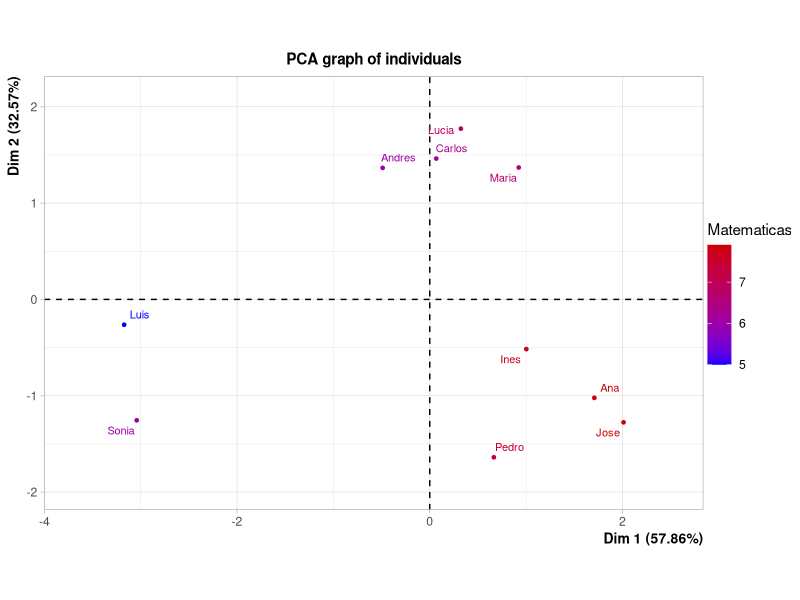
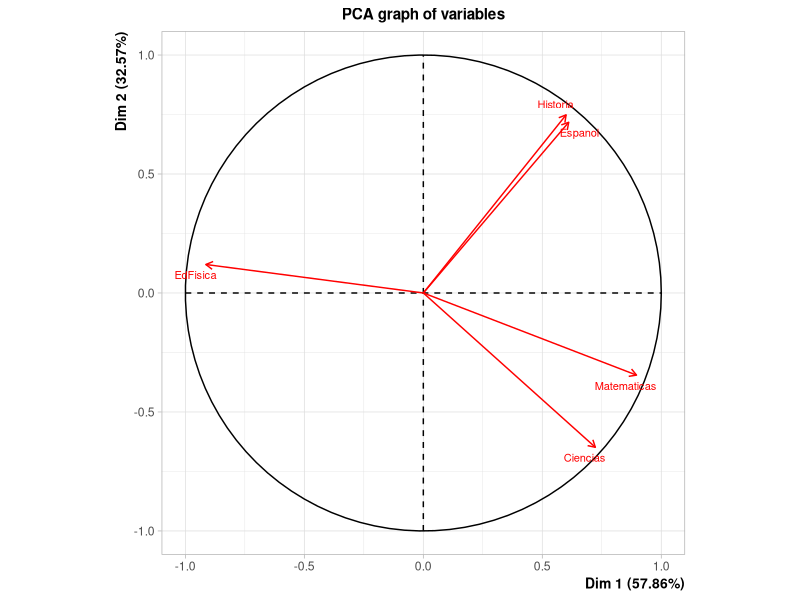

Generate these figures, in order, with R:
library(FactoMineR)
setwd("C:/Users/josee/OneDrive/Escritorio/ICI/Sexto Semestre/Aprendizje Inteligente")
Datos <- read.csv("EjemploEstudiantes.csv", sep=";", dec=",", row.names=1)
Datos
res <- PCA(Datos, scale.unit = TRUE, graph = FALSE, ncp=5) 
res
plot(res,axes=c(1,2), choix="ind", col.ind = "blue", habillage = 1, cex=0.7)
plot(res,axes=c(1,2), choix="var", col.var = "red", cex=0.7)
